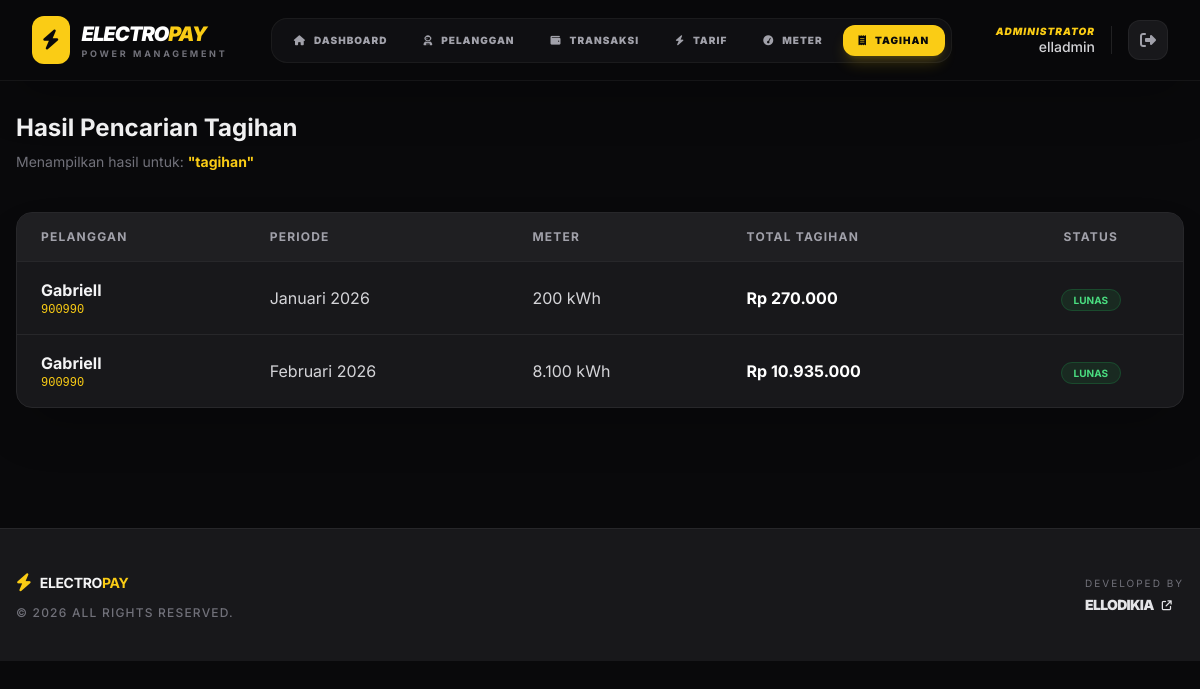
The app's page /search_tagihan.php (signed in) with its own data.
### tables this page shows
CREATE TABLE `payment_tagihan` (
  `id` int(11) NOT NULL,
  `id_pelanggan` varchar(100) NOT NULL,
  `bulan` varchar(50) NOT NULL,
  `tahun` varchar(50) NOT NULL,
  `jumlahmeter` int(11) NOT NULL,
  `jumlahtagihan` varchar(50) NOT NULL,
  `status` int(2) NOT NULL
);

CREATE TABLE `payment_pelanggan` (
  `id` int(10) NOT NULL,
  `id_pelanggan` varchar(100) DEFAULT NULL,
  `nometer` varchar(50) NOT NULL,
  `nama` varchar(50) NOT NULL,
  `alamat` text NOT NULL,
  `kodetarif` varchar(50) NOT NULL
);

### search_tagihan.php (the view, shortened to what this page needs)
<?php
include "koneksi.php";
$keyword = isset($_GET['keyword']) ? mysqli_real_escape_string($koneksi, $_GET['keyword']) : '';
$query_text = "SELECT t.*, p.nama, p.id_pelanggan
               FROM payment_tagihan t
               JOIN payment_pelanggan p ON t.id_pelanggan = p.id_pelanggan
               WHERE p.nama LIKE '%$keyword%'
               OR t.id_pelanggan LIKE '%$keyword%'
               OR t.bulan LIKE '%$keyword%'
               OR t.tahun LIKE '%$keyword%'
               ORDER BY t.tahun DESC, t.bulan DESC";
$result = mysqli_query($koneksi, $query_text);
?>
<!DOCTYPE html>
<html lang="en">
<head>
    <script src="https://cdn.tailwindcss.com"></script>
    <link rel="stylesheet" href="https://cdnjs.cloudflare.com/ajax/libs/font-awesome/6.5.1/css/all.min.css" />
</head>
<body class="bg-zinc-950 text-zinc-100 min-h-screen">
    <?php include 'nav.php'; ?>
    <main class="max-w-7xl mx-auto px-4 py-10 pt-4">
        <div class="mb-10">
            <h2 class="text-2xl font-bold mb-2">Hasil Pencarian Tagihan</h2>
            <p class="text-zinc-500 text-sm">Menampilkan hasil untuk: <span class="text-yellow-400 font-bold">"<?= htmlspecialchars($keyword) ?>"</span></p>
        </div>
        <div class="bg-zinc-900 border border-zinc-800 rounded-2xl overflow-hidden shadow-2xl">
            <div class="hidden md:block overflow-x-auto">
                <table class="w-full text-left border-collapse">
                    <thead>
                        <tr class="bg-zinc-800/50 text-zinc-400 text-xs uppercase tracking-widest border-b border-zinc-800">
                            <th class="px-6 py-4 font-bold">Pelanggan</th>
                            <th class="px-6 py-4 font-bold">Periode</th>
                            <th class="px-6 py-4 font-bold">Meter</th>
                            <th class="px-6 py-4 font-bold">Total Tagihan</th>
                            <th class="px-6 py-4 font-bold text-center">Status</th>
                        </tr>
                    </thead>
                    <tbody class="divide-y divide-zinc-800">
                        <?php if (mysqli_num_rows($result) > 0): ?>
                            <?php while ($row = mysqli_fetch_assoc($result)): ?>
                                <tr class="hover:bg-zinc-800/30 transition-colors group">
                                    <td class="px-6 py-4">
                                        <div class="font-bold text-zinc-100"><?= $row['nama'] ?></div>
                                        <div class="font-mono text-yellow-400 text-xs"><?= $row['id_pelanggan'] ?></div>
                                    </td>
                                    <td class="px-6 py-4 text-zinc-300">
                                        <?= $row['bulan'] ?> <?= $row['tahun'] ?>
                                    </td>
                                    <td class="px-6 py-4 text-zinc-300">
                                        <?= number_format($row['jumlahmeter'], 0, ',', '.') ?> kWh
                                    </td>
                                    <td class="px-6 py-4 font-bold text-white">
                                        Rp <?= number_format($row['jumlahtagihan'], 0, ',', '.') ?>
                                    </td>
                                    <td class="px-6 py-4 text-center">
                                        <?php if($row['status'] == 1): ?>
                                            <span class="px-3 py-1 bg-green-500/10 text-green-400 rounded-full text-[10px] font-bold border border-green-500/20 uppercase">Lunas</span>
                                        <?php else: ?>
                                            <span class="px-3 py-1 bg-red-500/10 text-red-400 rounded-full text-[10px] font-bold border border-red-500/20 uppercase">Belum Bayar</span>
                                        <?php endif; ?>
                                    </td>
                                </tr>
                            <?php endwhile; ?>
                        <?php endif; ?>
                    </tbody>
                </table>
            </div>
        </div>
    </main>
<?php include 'footer.php'; ?>
</body>
</html>

### search_tagihan.php (style rules this page uses)
body { font-family: 'Inter', sans-serif; }

### records on screen
payment_tagihan: payment_pelanggan.nama "Gabriell", payment_pelanggan.id_pelanggan "900990", bulan "Januari", tahun "2026", jumlahmeter "200", jumlahtagihan "270.000", status "LUNAS"
payment_tagihan: payment_pelanggan.nama "Gabriell", payment_pelanggan.id_pelanggan "900990", bulan "Februari", tahun "2026", jumlahmeter "8.100", jumlahtagihan "10.935.000", status "LUNAS"

### other values on screen
$menuData[0] "DASHBOARD"
$menuData[0] "PELANGGAN"
$menuData[0] "TRANSAKSI"
$menuData[0] "TARIF"
$menuData[0] "METER"
$menuData[0] "TAGIHAN"
$_SESSION['user'] "elladmin"
$keyword "tagihan"
